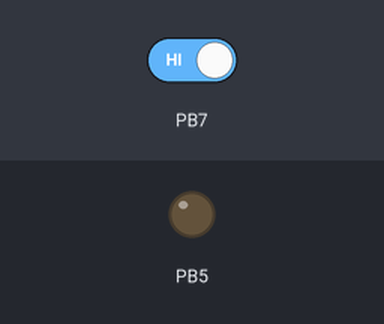
The program below on a simulated ATmega328P, built with avr-gcc and emulated at 16 MHz. Parts: output pins drawn as LEDs (lit = HIGH). The test bench sets the inputs (shaded band); at power-on: PB7 HIGH.

Above: at 1.2 s.
1.3 s: PB7 driven LOW
At 1.6 s:
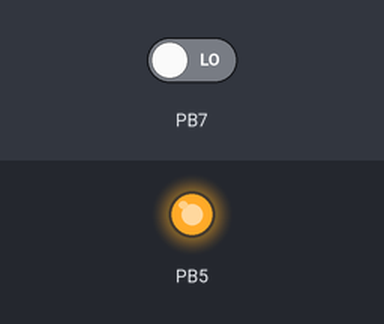
2.8 s: PB7 driven HIGH
At 3.9 s:
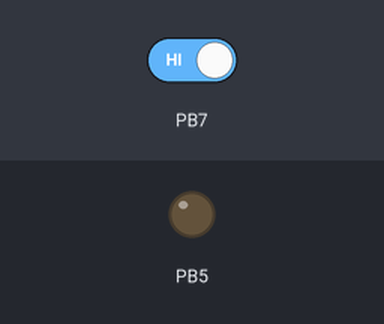
Timing chart, 0 to 5.8 s (numbered marks = the images above; inputs shaded):
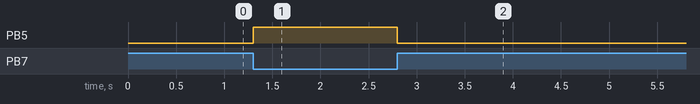

The program:

main.c
```c
/*
 * Digital.c
 *
 * Created: 19-9-2024 12:00:38
 * Author : Wietse Houwers
 */

#define F_CPU (16000000UL)
#include <avr/io.h>
int main(void)
{
	// Configure PB5 so it will be an output pin
	DDRB |= (1<<DDB5);

	// Configure PB7 so it will be an input pin
	// Notice that strictly speaking this instruction is redundant,
	// because after a reset, the initial value of this bit is already
	// logic 0.
	DDRB &= ~(1<<DDB7);

	while (1)
	{
		// Read the content from the PINB register and perform a bitwise-and
		// operation using the mask (1<<PINB7). Only if bit number 7 in the
		// PINB register is not set, the condition evaluates to True.
		//
		// Notice that when the switch is not pressed PB7 reads logic 1!
		// In other words: this if-statement checks if the switch is pressed.
		if((PINB & (1<<PINB7)) == 0)
		{
			// LED connected to PB5 on
			PORTB |= (1<<PORTB5);
		}
		else
		{
			// LED connected to PB5 off
			PORTB &= ~(1<<PORTB5);
		}
	}
}
```

Measured:
- after the input at 1.3 s, PB5: LOW → HIGH at once
- after the input at 2.8 s, PB5: HIGH → LOW at once
